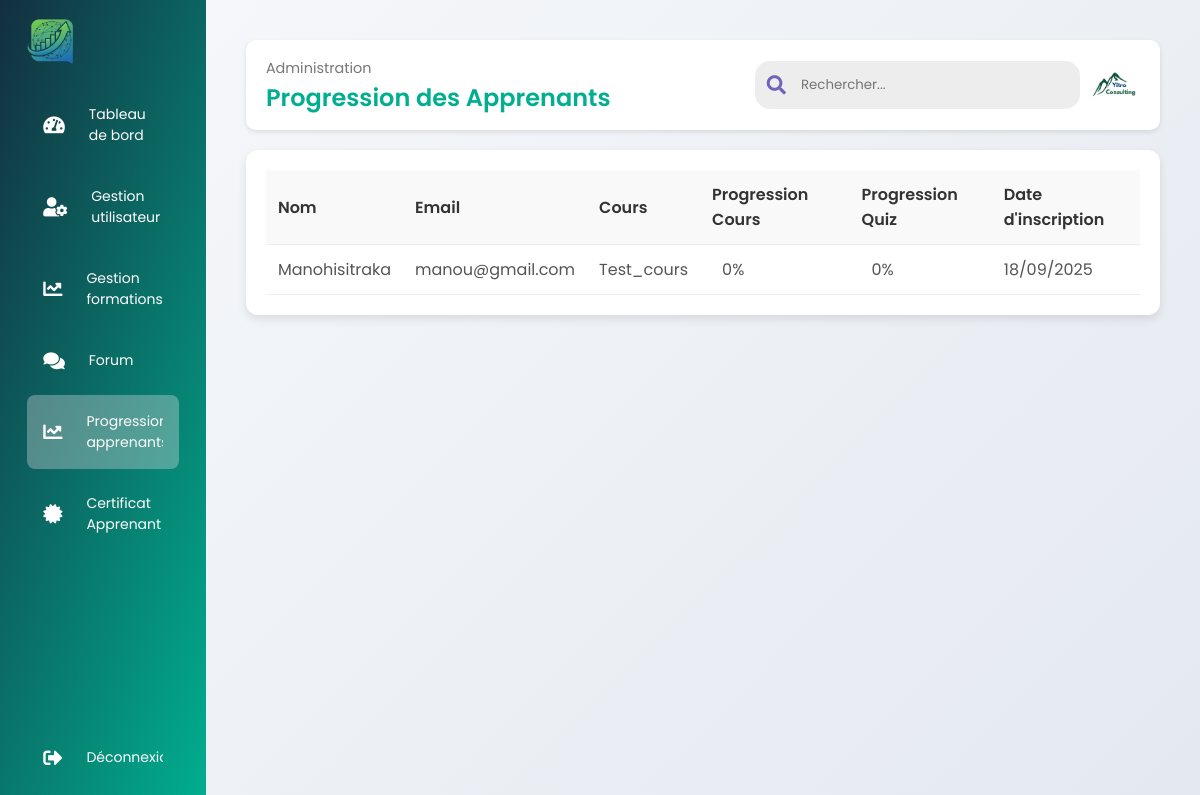
The page /Espace/admin/progression_apprenant.php (signed in) on the database its author committed.
### tables this page shows
CREATE TABLE `inscriptions` (
  `id` int NOT NULL AUTO_INCREMENT,
  `utilisateur_id` int NOT NULL,
  `cours_id` int NOT NULL,
  `date_inscription` timestamp NULL DEFAULT CURRENT_TIMESTAMP,
  `statut_paiement` enum('en_attente','paye','echec') DEFAULT 'en_attente',
  PRIMARY KEY (`id`),
  UNIQUE KEY `utilisateur_id` (`utilisateur_id`,`cours_id`),
  KEY `cours_id` (`cours_id`),
  CONSTRAINT `inscriptions_ibfk_1` FOREIGN KEY (`utilisateur_id`) REFERENCES `utilisateurs` (`id`),
  CONSTRAINT `inscriptions_ibfk_2` FOREIGN KEY (`cours_id`) REFERENCES `cours` (`id`)
);

CREATE TABLE `utilisateurs` (
  `id` int NOT NULL AUTO_INCREMENT,
  `nom` varchar(255) NOT NULL,
  `email` varchar(255) NOT NULL,
  `mot_de_passe` varchar(255) NOT NULL,
  `telephone` varchar(20) DEFAULT NULL,
  `photo` varchar(255) DEFAULT NULL,
  `pays` varchar(100) DEFAULT NULL,
  `langue` varchar(100) DEFAULT NULL,
  `autre_langue` varchar(100) DEFAULT NULL,
  `objectifs` text,
  `type_cours` varchar(100) DEFAULT NULL,
  `niveau_formation` varchar(100) DEFAULT NULL,
  `niveau_etude` varchar(100) DEFAULT NULL,
  `acces_internet` varchar(50) DEFAULT NULL,
  `appareil` varchar(100) DEFAULT NULL,
  `accessibilite` text,
  `rgpd` tinyint(1) DEFAULT '0',
  `charte` tinyint(1) DEFAULT '0',
  `role` enum('apprenant','admin','moderator') DEFAULT 'apprenant',
  `actif` tinyint(1) DEFAULT '1',
  `created_at` timestamp NULL DEFAULT CURRENT_TIMESTAMP,
  PRIMARY KEY (`id`),
  UNIQUE KEY `email` (`email`)
);

CREATE TABLE `cours` (
  `id` int NOT NULL AUTO_INCREMENT,
  `formateur_id` int NOT NULL,
  `formation_id` INT NOT NULL, 
  `contenu_formation_id` INT NOT NULL,
  `titre` varchar(255) NOT NULL,
  `description` text NOT NULL,
  `prix` decimal(10,2) NOT NULL,
  `photo` varchar(255) DEFAULT NULL,
  `created_at` timestamp NULL DEFAULT CURRENT_TIMESTAMP,
  PRIMARY KEY (`id`),
  KEY `formateur_id` (`formateur_id`),
  KEY `formation_id` (`formation_id`),
  KEY `contenu_formation_id` (`contenu_formation_id`),
  CONSTRAINT `cours_ibfk_1` FOREIGN KEY (`formateur_id`) REFERENCES `formateurs` (`id`) ON DELETE CASCADE,
  CONSTRAINT `fk_cours_formation` FOREIGN KEY (`formation_id`) REFERENCES `formations` (`id_formation`) ON DELETE RESTRICT ON UPDATE CASCADE,
  CONSTRAINT `fk_cours_sous_formation` FOREIGN KEY (`contenu_formation_id`) REFERENCES `contenu_formations` (`id_contenu`) ON DELETE RESTRICT ON UPDATE CASCADE
);

### Espace/admin/progression_apprenant.php (the view, shortened to what this page needs)
<?php
require_once '../config/db.php';
$stmt = $pdo->prepare("
    SELECT u.id, u.nom, u.email
    FROM utilisateurs u
    WHERE u.role = 'apprenant' AND u.actif = 1
    ORDER BY u.nom ASC
");
$stmt->execute();
$apprenants = $stmt->fetchAll(PDO::FETCH_ASSOC);
foreach ($apprenants as &$apprenant) {
    $stmt = $pdo->prepare("
        SELECT c.id AS cours_id, c.titre AS cours_titre, i.date_inscription
        FROM inscriptions i
        JOIN cours c ON i.cours_id = c.id
        WHERE i.utilisateur_id = ? AND i.statut_paiement = 'paye'
    ");
    $stmt->execute([$apprenant['id']]);
    $apprenant['cours'] = $stmt->fetchAll(PDO::FETCH_ASSOC);
}
?>
<!DOCTYPE html>
<html lang="fr">
<head>
    <link rel="stylesheet" href="../../asset/css/styles/style-formateur.css">
    <link rel="stylesheet" href="https://cdnjs.cloudflare.com/ajax/libs/font-awesome/5.15.4/css/all.min.css">
</head>
<body>
    <div class="sidebar">
        <div class="logo">
            <img src="../../../asset/images/other_logo.png" alt="Yitro E-Learning" style="height: 50px;position:relative;left:-18px;">
        </div>
        <ul class="menu">
            <li>
                <a href="backoffice.php"><i class="fas fa-tachometer-alt"></i><span>Tableau de bord</span></a>
            </li>
            <li>
                <a href="gestion_utilisateurs/gestion_utilisateur.php"><i class="fas fa-user-cog"></i><span>Gestion utilisateur</span></a>
            </li>
            <li>
                <a href="gestion_formations/gestion_formations.php"><i class="fas fa-chart-line"></i><span>Gestion formations</span></a>
            </li>
            <li>
                <a href="gestion_forum.php"><i class="fas fa-comments"></i><span>Forum</span></a>
            </li>
            <li class="active">
                <a href="progression_apprenants.php"><i class="fas fa-chart-line"></i><span>Progression apprenants</span></a>
            </li>
            <li>
                <a href="espace-certificat.php"><i class="fas fa-certificate"></i><span>Certificat Apprenant</span></a>
            </li>
            <li class="logout">
                <a href="../../authentification/logout.php"><i class="fas fa-sign-out-alt"></i><span>Déconnexion</span></a>
            </li>
        </ul>
    </div>
    <div class="main--content">
        <div class="header--wrapper">
            <div class="header--title">
                <span>Administration</span>
                <h2>Progression des Apprenants</h2>
            </div>
            <div class="user--info">
                <div class="search--box">
                    <i class="fas fa-search"></i>
                    <input type="text" placeholder="Rechercher...">
                </div>
                <img src="../asset/images/lito.jpg" alt="User Profile">
            </div>
        </div>
        <div class="table--wrapper">
            <table class="table">
                <thead>
                    <tr>
                        <th>Nom</th>
                        <th>Email</th>
                        <th>Cours</th>
                        <th>Progression Cours</th>
                        <th>Progression Quiz</th>
                        <th>Date d'inscription</th>
                    </tr>
                </thead>
                <tbody>
                    <?php if (empty($apprenants)): ?>
                        <tr>
                            <td colspan="6" class="no-data">Aucun apprenant trouvé.</td>
                        </tr>
                    <?php else: ?>
                        <?php foreach ($apprenants as $apprenant): ?>
                            <?php if (empty($apprenant['cours'])): ?>
                                <tr class="table--row">
                                    <td><?php echo htmlspecialchars($apprenant['nom']); ?></td>
                                    <td><?php echo htmlspecialchars($apprenant['email']); ?></td>
                                    <td>Aucun cours</td>
                                    <td>
                                        <div class="progress-bar progress-bar-cours">
                                            <div class="progress" style="width: 0%;"></div>
                                            <span>0%</span>
                                        </div>
                                    </td>
                                    <td>
                                        <div class="progress-bar progress-bar-quiz">
                                            <div class="progress" style="width: 0%;"></div>
                                            <span>0%</span>
                                        </div>
                                    </td>
                                    <td>-</td>
                                </tr>
                            <?php else: ?>
                                <?php foreach ($apprenant['cours'] as $index => $cours): ?>
                                    <tr class="table--row">
                                        <?php if ($index === 0): ?>
                                            <td rowspan="<?php echo count($apprenant['cours']); ?>">
                                                <?php echo htmlspecialchars($apprenant['nom']); ?>
                                            </td>
                                            <td rowspan="<?php echo count($apprenant['cours']); ?>">
                                                <?php echo htmlspecialchars($apprenant['email']); ?>
                                            </td>
                                        <?php endif; ?>
                                        <td><?php echo htmlspecialchars($cours['cours_titre']); ?></td>
                                        <td>
                                            <div class="progress-bar progress-bar-cours">
                                                <span><?php echo $cours['progression_cours']; ?>%</span>
                                            </div>
                                        </td>
                                        <td>
                                            <div class="progress-bar progress-bar-quiz">
                                                <span><?php echo $cours['progression_quiz']; ?>%</span>
                                            </div>
                                        </td>
                                        <td><?php echo date('d/m/Y', strtotime($cours['date_inscription'])); ?></td>
                                    </tr>
                                <?php endforeach; ?>
                            <?php endif; ?>
                        <?php endforeach; ?>
                    <?php endif; ?>
                </tbody>
            </table>
        </div>
    </div>
</body>
</html>

### asset/css/styles/style-formateur.css (style rules this page uses)
* { margin: 0; padding: 0; border: none; outline: none; box-sizing: border-box; font-family: "Poppins", sans-serif; }
body { display: flex; }
.sidebar { position: sticky; top: 0; left: 0; bottom: 0; width: 110px; height: 100vh; padding: 0 1.7rem; color: #fff; overflow: hidden; transition: all 0.5s linear; background: linear-gradient(109deg, #132F3F, #01ae8f); }
.logo { height: 80px; padding: 16px; }
.menu { height: 88%; position: relative; list-style: none; padding: 0; }
.menu li { padding: 1rem; margin: 8px 0; border-radius: 8px; transition: all 0.5s ease-in-out; }
.menu li:hover, .active { background-color: #e0e0e058; }
.menu a { color: #fff; font-size: 14px; text-decoration: none; display: flex; align-items: center; gap: 1.5rem; }
.menu a span { overflow: hidden; }
.menu a i { font-size: 1.2rem; }
.logout { position: absolute; bottom: 0; left: 0; width: 100%; }
.main--content { position: relative; background: #ebe9e9; width: 100%; padding: 1rem; }
.header--wrapper img { width: 50px; height: 50px; cursor: pointer; border-radius: 50%; }
.header--wrapper { display: flex; justify-content: space-between; align-items: center; flex-wrap: wrap; margin-bottom: 1rem; padding: 10px 2rem; background-color: #fff; }
.header--title { color: rgba(113, 99, 186, 255); }
.user--info { display: flex; align-items: center; gap: 1rem; }
.search--box { background: rgb(237, 237, 237); border-radius: 15px; color: rgb(113, 99, 186, 255); display: flex; align-items: center; gap: 5px; padding: 4px 12px; }
.search--box input { background: transparent; padding: 10px; }
.search--box i { font-size: 1.2rem; cursor: pointer; transition: all 0.5s ease-out; }
.main--content { padding: 30px; }
h2 { color: #333; font-weight: 600; margin-bottom: 20px; }
a { text-decoration: none; color: #007bff; transition: color 0.3s, transform 0.2s; }
.user--info { display: flex; align-items: center; gap: 10px; }

### Espace/admin/progression_apprenant.php (style rules this page uses)
.main--content { padding: 40px; background: linear-gradient(135deg, #f5f7fa 0%, #e4e9f0 100%); min-height: 100vh; font-family: 'Poppins', sans-serif; }
.header--wrapper { display: flex; justify-content: space-between; align-items: center; background: #fff; padding: 15px 20px; border-radius: 10px; box-shadow: 0 2px 5px rgba(0,0,0,0.1); margin-bottom: 20px; }
.header--title h2 { color: #01ae8f; font-weight: 600; margin: 0; }
.header--title span { color: #777; font-size: 0.9rem; }
.table--wrapper { overflow-x: auto; background: #fff; padding: 20px; border-radius: 12px; box-shadow: 0 4px 10px rgba(0,0,0,0.1); }
.table { width: 100%; border-collapse: collapse; }
.table th, .table td { padding: 12px; text-align: left; border-bottom: 1px solid #eee; }
.table th { background: #f9f9f9; color: #333; font-weight: 600; }
.table td { color: #555; }
.progress-bar { display: flex; align-items: center; gap: 10px; }

### rows shown on the page
inscriptions: utilisateur.nom "Manohisitraka", utilisateur.email "manou@gmail.com", cours.titre "Test_cours", progression_cours "0", progression_quiz "0", date_inscription "18/09/2025"
